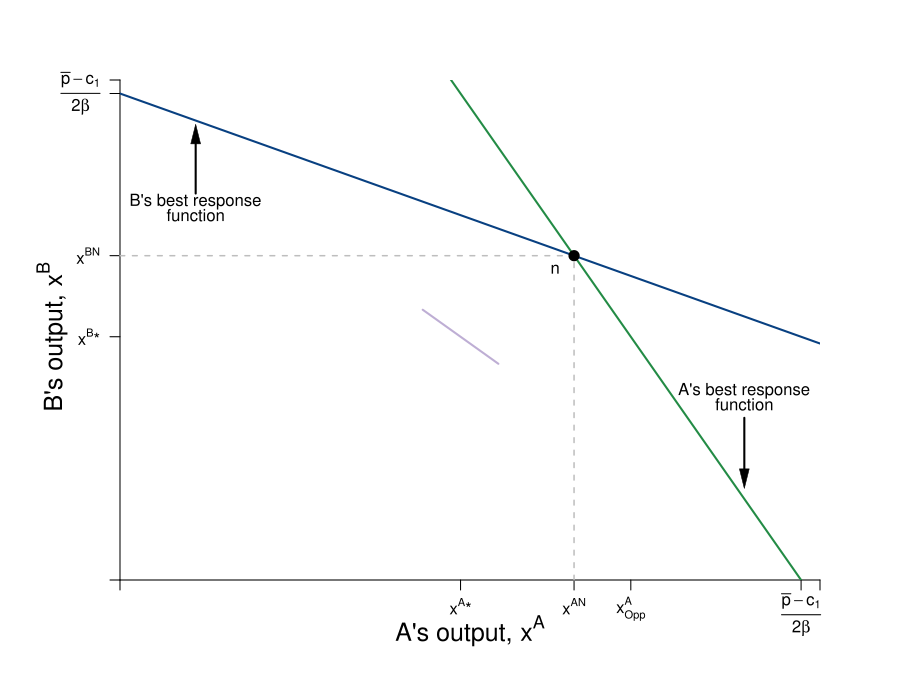

Here is the R script that generated this plot:
require(shape)
pdf(file = "competitionmarkets/cournot_brfs_profits/cournot_brfs_profits_1.pdf", width = 9, height = 7)

#Set parameters for graphics
axislabelsize <- 1.5
graphlinewidth <- 2
segmentlinewidth <- 1.5

COL <- c("#7fc97f", "#beaed4", "#fdc086", "#ffff99", "#386cb0", "#f0027f", "#bf5b17", "#666666")
COLA <- c("#99d8c9","#66c2a4","#41ae76", "#238b45", "#005824")
COLB <- c("#4eb3d3", "#2b8cbe", "#0868ac","#084081")

par(mar =  c(6, 6, 4, 4))

piA <- function(xa, xb, s = 0.5, pmax = 20, c1 = 2) {
  (pmax - s*xb)*xa - s*(xa)^2 - c1*xa
}

piB <- function(xa, xb, s = 0.5, pmax = 20, c1 = 2) {
  (pmax - s*xa)*xb - s*(xb)^2 - c1*xb
}

brfB <- function(xa, s = 0.5, pmax = 20, c1 = 2) {
  (pmax - c1)/(2*s) - (1/2)*xa
}

brfA <- function(xa, s = 0.5, pmax = 20, c1 = 2) {
  (pmax - c1)/s - 2*xa
}

isoA <- function(xa, s = 0.5, pmax = 20, c1 = 2, piA = 72){
  -(c1*xa - pmax*xa + s*xa^2 + piA)/(s*xa)
}

isoB1 <- function(xa, s = 0.5, pmax = 20, c1 = 2, piB = 72){
  (-sqrt((c1 - pmax + s*xa)^2 - 4*piB*s) - c1 + pmax -s*xa)/(2*s)
}

isoB2 <- function(xa, s = 0.5, pmax = 20, c1 = 2, piB = 72){
  (sqrt((c1 - pmax + s*xa)^2 - 4*piB*s) - c1 + pmax -s*xa)/(2*s)
}


#Input into Wolfram Alpha: solve for x y = 1/b - (0.5*x)/(a*b) - u/(a*b*x)

#solve for y 72 = (p - s*y)*x - s*(x)^2 - c1*x 
#solve for y 72 = (p - s*x)*y - s*(y)^2 - c1*y

xlims <- c(0, 18.5)
ylims <- c(0, 18.5)

npts <- 501 
x <- seq(xlims[1], xlims[2], length.out = npts)
y <- seq(ylims[1], ylims[2], length.out = npts) 
a <- c(72, 81, 90, 91.125)
b <- c(61, 72, 81, 90)

plot(0, 0, xlim = xlims, ylim = ylims, type = "n",
     xlab = expression(paste("")),
     ylab = expression(paste("")), 
     xaxt = "n", 
     yaxt = "n", 
     cex.lab = axislabelsize, 
     bty = "n",
     xaxs="i", 
     yaxs="i")

ticksy <- c(0, 9, 12, 18, ylims[2])
ylabels <- c(NA, expression(paste(x^{B},"*")), expression(paste(x^{BN})), expression(paste( frac(bar(p) - c[1],2*beta) )),  NA)
ticksx <- c(0, 9, 12, 13.5, 18, xlims[2])
xlabels <- c(NA, expression(paste(x^{A},"*")), expression(paste(x^{AN})), expression(paste(x[Opp]^{A})), expression(paste(frac(bar(p) - c[1],2*beta))), NA)

axis(1, at = ticksx, pos = 0, labels = FALSE)
text(x = c(0, 9, 12, 13.5, 18, 36, xlims[2]), par("usr")[3] - 0.4, labels = xlabels, srt = 0, pos = 1, xpd = TRUE)
axis(2, at = ticksy, pos = 0, labels = ylabels, las = 1)

npts <- 500 
xx1 <- seq(xlims[1], xlims[2], length.out = npts)

#Pareto-improving lens
xpoly1 <- seq(from = 5.95, to = 12, length.out = 500)
ypoly1 <- isoA(xpoly1)
ypoly2 <- isoB1(xpoly1)
# polygon(x = c(xpoly1, rev(xpoly1)), y = c(ypoly1, rev(ypoly2)), col=COL[4], density=NULL, border = NA)
# 

lines(xx1, brfA(xx1, s = 0.5, pmax = 20, c1 = 2), col = COLA[4], lwd = graphlinewidth)
lines(xx1, brfB(xx1, s = 0.5, pmax = 20, c1 = 2), col = COLB[4], lwd = graphlinewidth)

# contour(y, x, 
#         outer(x, y, piA),
#         drawlabels = FALSE,
#         col = COLA[3],
#         lwd = segmentlinewidth,
#         levels = a, 
#         xaxs="i", 
#         yaxs="i", 
#         add = TRUE) 

mtext(expression(paste("A's output, ", x^A)), side=1, line = 2.5, cex = axislabelsize)
text(-1.8, 9, expression(paste("B's output, ", x^B)), xpd = TRUE, cex = axislabelsize, srt = 90) 

# contour(x, y, 
#         outer(x, y, piB),
#         drawlabels = FALSE,
#         col = COLB[2],
#         lwd = segmentlinewidth,
#         levels = b, 
#         add = TRUE
# ) 

#Label the iso-welfare functions for the HG, Aisha
# text(4.5, 1.5, expression(pi[1]^A))
# text(5.2, 1.5, expression(pi[2]^A))
# text(6, 1.5, expression(pi[3]^A))
# text(7, 1.5, expression(pi[Opp]^A))

#Label the indifference curves for the HG, Betty
# text(11.8, 18, expression(pi[Vic]^B))
# text(10.5, 18, expression(pi[1]^B))
# text(9.4, 18, expression(pi[2]^B))
# text(8.4, 18, expression(pi[3]^B))


#Label Nash Equilibrium 
segments(0, 12, 12, 12, lty = 2, col = "gray" , lwd = segmentlinewidth)
segments(12, 0, 12, 12, lty = 2, col = "gray" , lwd = segmentlinewidth)
points(12, 12, pch = 16, col = "black", cex = 1.5)
text(11.5, 11.5, expression(paste("n")))

#Checking points
segments(8, 10, 10, 8, lty = 1, col = COL[2] , lwd = graphlinewidth)


# text(9, 9.6, expression(paste("i")))
# segments(0, 9, 13.5, 9, lty = 2, col = "gray" , lwd = segmentlinewidth)
# segments(9, 0, 9, 9, lty = 2, col = "gray" , lwd = segmentlinewidth)
# segments(13.5, 0, 13.5, 9, lty = 2, col = "gray" , lwd = segmentlinewidth)
# points(9, 9, pch = 16, col = "black", cex = 1.5)
# points(13.5, 9, pch = 16, col = "black", cex = 1.5)
# text(13.45, 9.6, expression(paste("d")))
# 
# 
# points(10, 8, pch = 16, col = "black", cex = 1.5)
# text(10, 8.6, expression(paste("f")))
# points(8, 10, pch = 16, col = "black", cex = 1.5)
# text(8, 10.6, expression(paste("g")))

#A's brf
text(2, 14, expression(paste("B's best response")))
text(2, 13.5, expression(paste("function")))
Arrows(2, 14.3, 2, 16.5, col = "black", lty = 1, lwd = 2, arr.type = "triangle", arr.lwd = 0.5)

#B's brf
text(16.5, 7, expression(paste("A's best response")))
text(16.5, 6.5, expression(paste("function")))
Arrows(16.5, 6, 16.5, 3.75, col = "black", lty = 1, lwd = 2, arr.type = "triangle", arr.lwd = 0.5)


dev.off()
